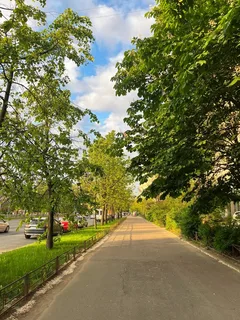
#> input picture 01_sandbox/street.webp, 240 x 320 px
$ python canny_street.py
#> lines starting #> are read from the running program, lines starting #| are printed output that depends on the picture
import cv2

img = cv2.imread('street.webp')
#> img is the input picture: shape (320, 240, 3); mean B, G, R 74.8, 115.8, 115.2
img = cv2.resize(img, (img.shape[1]//2, img.shape[0]//2))
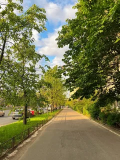
#> img: shape (160, 120, 3); mean B, G, R 75, 116, 115.3
gray = cv2.cvtColor(img, cv2.COLOR_BGR2GRAY)
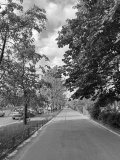
#> gray: shape (160, 120); min 7, max 253, mean 111.1

result1 = cv2.Canny(gray, 100, 300)
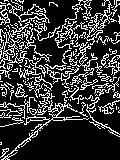
#> result1: shape (160, 120); 22.3% white in thin lines or dots
cv2.imshow('result1', result1)
result2 = cv2.Canny(gray, 50, 150)
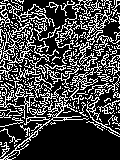
#> result2: shape (160, 120); 27.3% white in thin lines or dots
cv2.imshow('result2', result2)
result3 = cv2.Canny(gray, 20, 60)
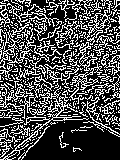
#> result3: shape (160, 120); 30.6% white in thin lines or dots
cv2.imshow('result3', result3)
result4 = cv2.Canny(gray, 200, 600)
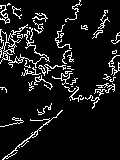
#> result4: shape (160, 120); 9.2% white in thin lines or dots
cv2.imshow('result4', result4)

cv2.waitKey(0)
cv2.destroyAllWindows()

$ run again, with 01_sandbox/breathing_balls.webp copied over 01_sandbox/street.webp
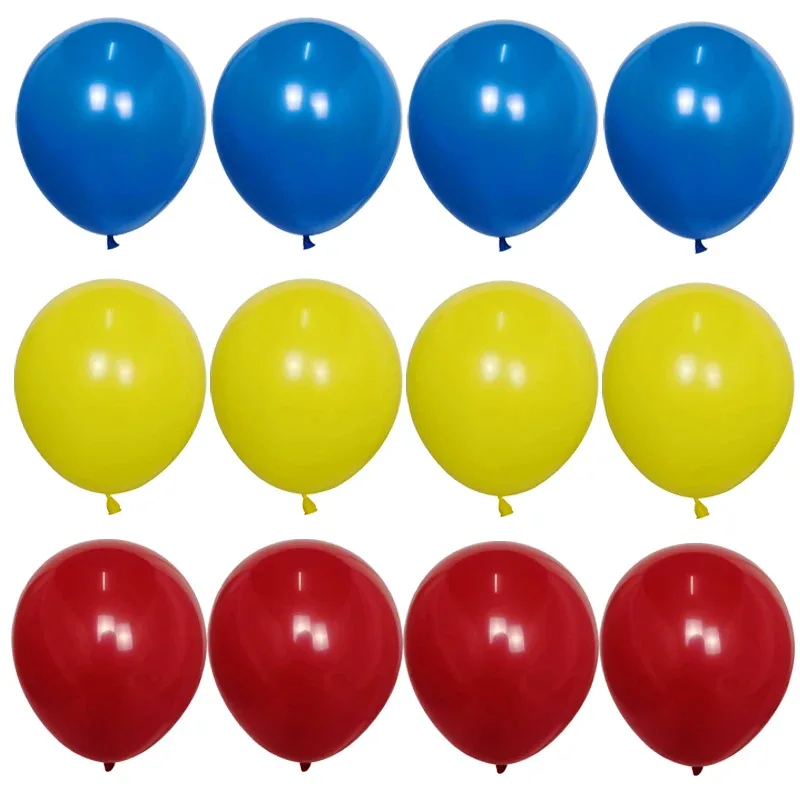
#> input picture 01_sandbox/breathing_balls.webp, 800 x 800 px
#> img is the input picture: shape (800, 800, 3); mean B, G, R 146.8, 165.5, 177.3
#> img: shape (400, 400, 3)
#> `result1 = cv2.Canny(gray, 100, 300)`:
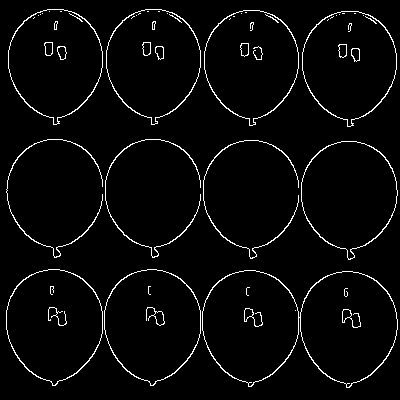
#> result1: shape (400, 400); 3.5% white in thin lines or dots
#> result2: shape (400, 400); 3.9% white in thin lines or dots
#> result3: shape (400, 400); 4.6% white in thin lines or dots
#> `result4 = cv2.Canny(gray, 200, 600)`:
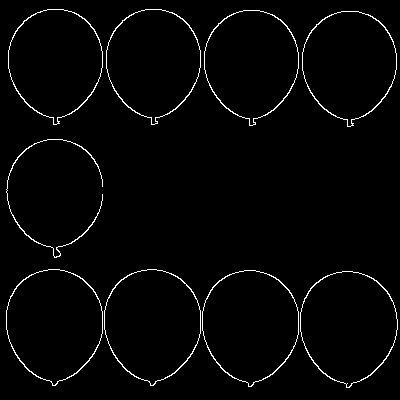
#> result4: shape (400, 400); 2.2% white in thin lines or dots
